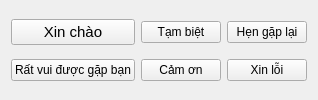
                   <widget class="QWidget" name="tab_3">
                    <attribute name="title">
                     <string>Giao tiếp</string>
                    </attribute>
                    <layout class="QGridLayout" name="gridLayout_2">
                     <item row="0" column="2">
                      <widget class="QPushButton" name="exBtn2">
                       <property name="text">
                        <string>Tạm biệt</string>
                       </property>
                      </widget>
                     </item>
                     <item row="0" column="3">
                      <widget class="QPushButton" name="exBtn3">
                       <property name="text">
                        <string>Hẹn gặp lại</string>
                       </property>
                      </widget>
                     </item>
                     <item row="0" column="1">
                      <widget class="QPushButton" name="exBtn1">
                       <property name="font">
                        <font>
                         <pointsize>11</pointsize>
                         <weight>50</weight>
                         <bold>false</bold>
                        </font>
                       </property>
                       <property name="text">
                        <string>Xin chào</string>
                       </property>
                      </widget>
                     </item>
                     <item row="1" column="1">
                      <widget class="QPushButton" name="exBtn4">
                       <property name="text">
                        <string>Rất vui được gặp bạn</string>
                       </property>
                      </widget>
                     </item>
                     <item row="1" column="2">
                      <widget class="QPushButton" name="exBtn5">
                       <property name="text">
                        <string>Cảm ơn</string>
                       </property>
                      </widget>
                     </item>
                     <item row="1" column="3">
                      <widget class="QPushButton" name="exBtn6">
                       <property name="text">
                        <string>Xin lỗi</string>
                       </property>
                      </widget>
                     </item>
                    </layout>
                   </widget>
